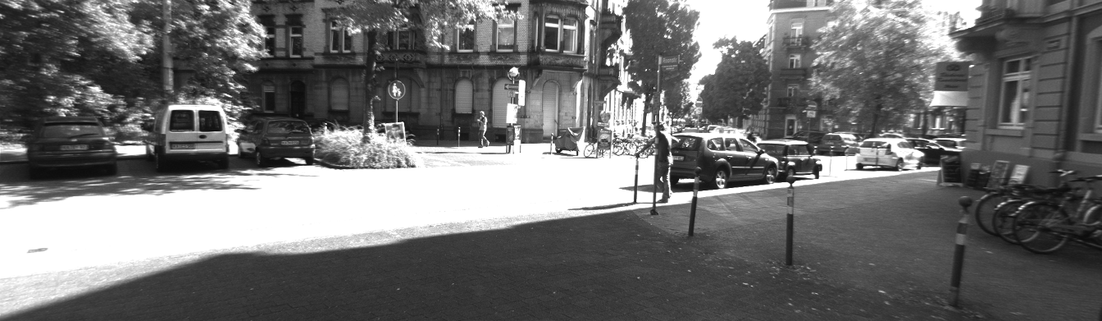
%> input picture code_subfunction/commonFcn/kitti/libviso2/img/I1c.png, 1102 x 321 px, shrunk from 1344 x 391 before the run
$ octave demo_matching_stereo.m   (GNU Octave 9; MATLAB toolbox functions it lacks are replaced by stand-ins)
%> lines starting %> are read from the running program, lines starting %| are printed output that depends on the picture
% demonstrates sparse stereo
disp('===========================');
clear all; dbstop error; close all;

% read images from file
I1c = imread('../img/I1c.png');
%> I1c is the input picture: size 321x1102 uint8; min 0, max 255, mean 112.1
I2c = imread('../img/I2c.png');
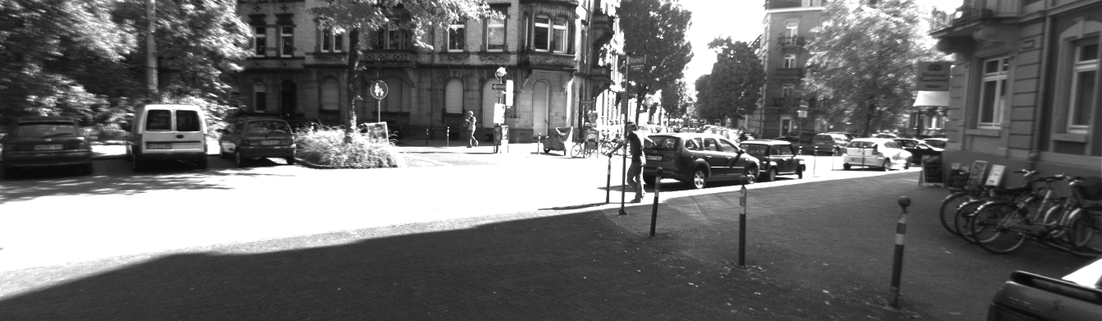
%> input picture code_subfunction/commonFcn/kitti/libviso2/img/I2c.png, 1102 x 321 px, shrunk from 1344 x 391 before the run
%> I2c is the input picture: size 321x1102 uint8; min 0, max 255, mean 108.5

I1c = imread('../img/CAM_1_R.jpg');
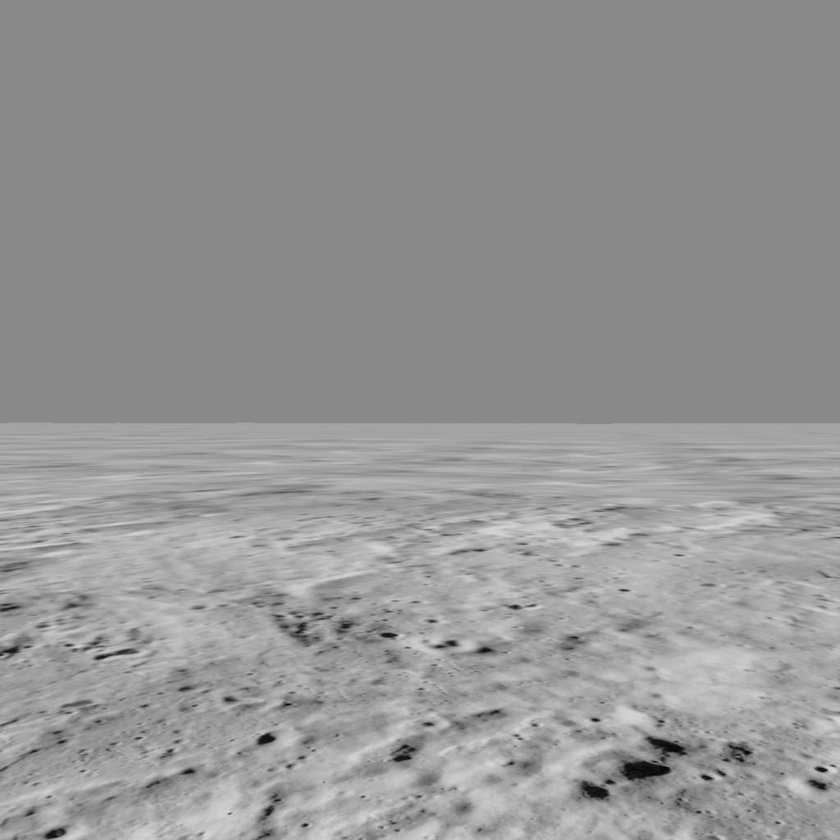
%> input picture code_subfunction/commonFcn/kitti/libviso2/img/CAM_1_R.jpg, 840 x 840 px, shrunk from 1024 x 1024 before the run
%> I1c is the input picture: size 840x840 uint8; min 0, max 214, mean 148.8
I2c = imread('../img/CAM_1_L.jpg');
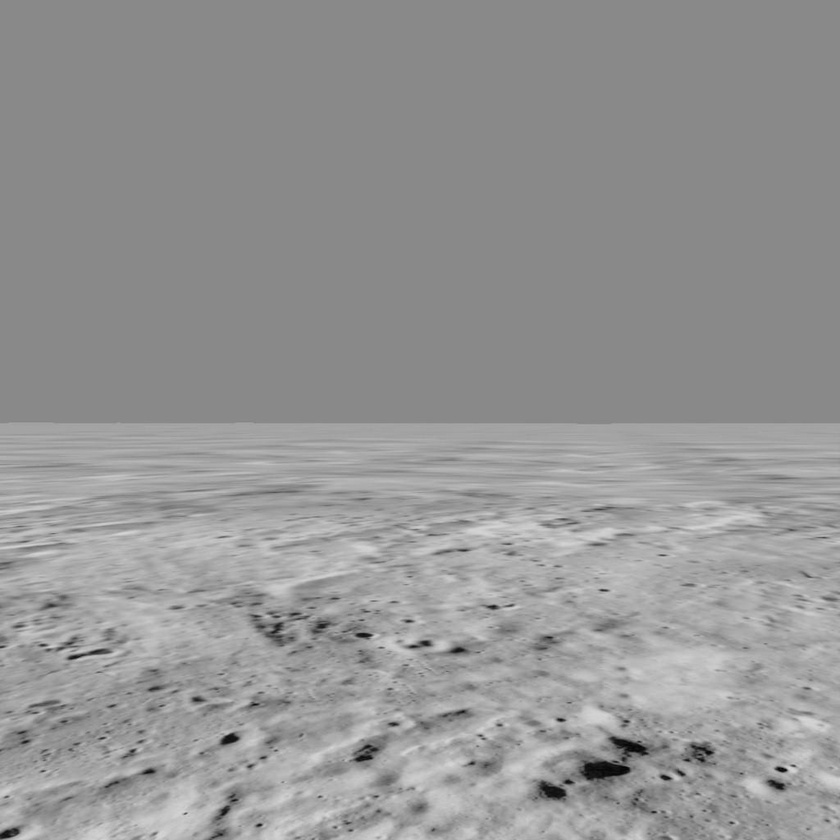
%> input picture code_subfunction/commonFcn/kitti/libviso2/img/CAM_1_L.jpg, 840 x 840 px, shrunk from 1024 x 1024 before the run
%> I2c is the input picture: size 840x840 uint8; min 3, max 215, mean 149

% matching parameters
param.nms_n                  = 3;   % non-max-suppression: min. distance between maxima (in pixels)
param.nms_tau                = 50;  % non-max-suppression: interest point peakiness threshold
param.match_binsize          = 50;  % matching bin width/height (affects efficiency only)
param.match_radius           = 200; % matching radius (du/dv in pixels)
param.match_disp_tolerance   = 1;   % du tolerance for stereo matches (in pixels)
param.outlier_disp_tolerance = 5;   % outlier removal: disparity tolerance (in pixels)
param.outlier_flow_tolerance = 5;   % outlier removal: flow tolerance (in pixels)
param.multi_stage            = 1;   % 0=disabled,1=multistage matching (denser and faster)
param.half_resolution        = 0;   % 0=disabled,1=match at half resolution, refine at full resolution
param.refinement             = 1;   % refinement (0=none,1=pixel,2=subpixel)

% init matcher
matcherMex('init',param);
%> (this line was passed over: matcherMex is not available in this run)

% push back images
tic; matcherMex('push',I1c,I2c);
%> (this line was passed over: matcherMex is not available in this run)
disp(['Feature detection: ' num2str(toc) ' seconds']);

% match images
tic; matcherMex('match',1);
%> (this line was passed over: matcherMex is not available in this run)
%> (the run ends here)
